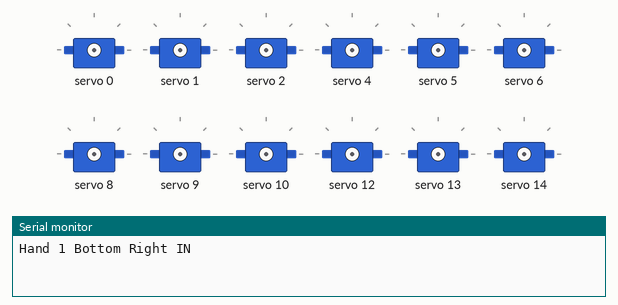
This sketch was run on a simulated Arduino Uno, built with avr-gcc and run on an emulated ATmega328P. Parts: 12 × servo, the last lines printed to the serial monitor.

Above: at 0.05 s.
At 2.4 s:
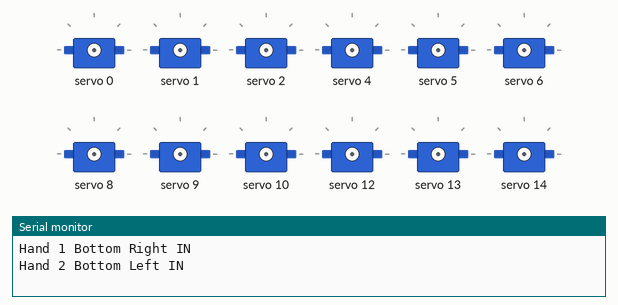
At 3.6 s:
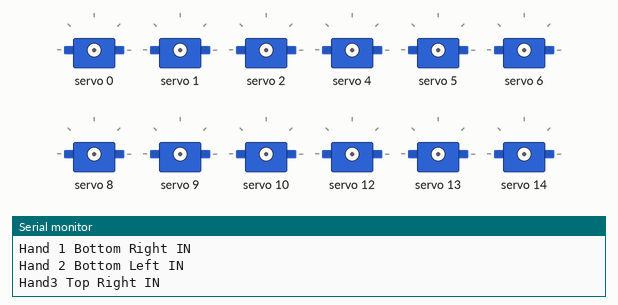
At 4.8 s:
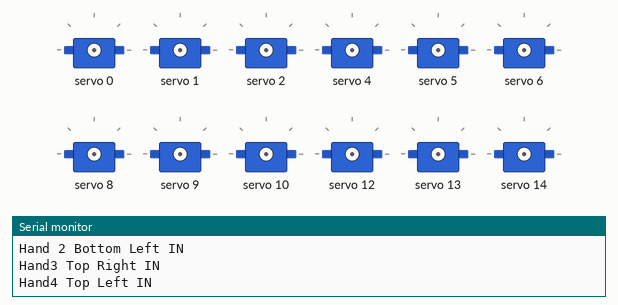
At 7.15 s:
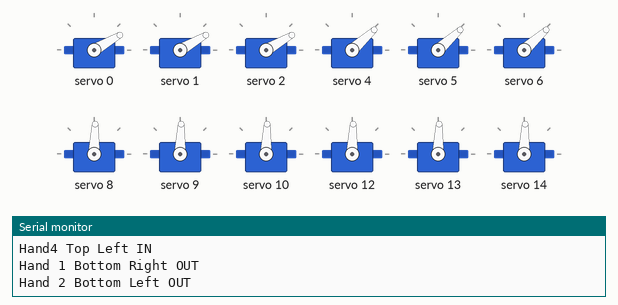
At 9.55 s:
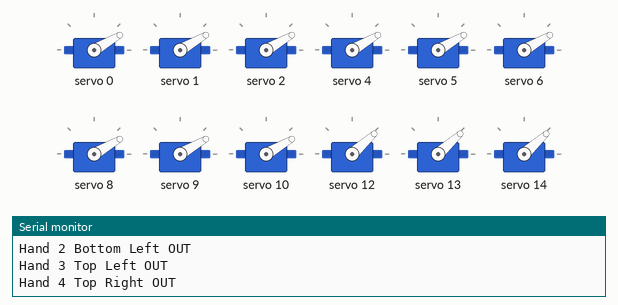
Timing chart, 0 to 13.0 s (numbered marks = the images above):
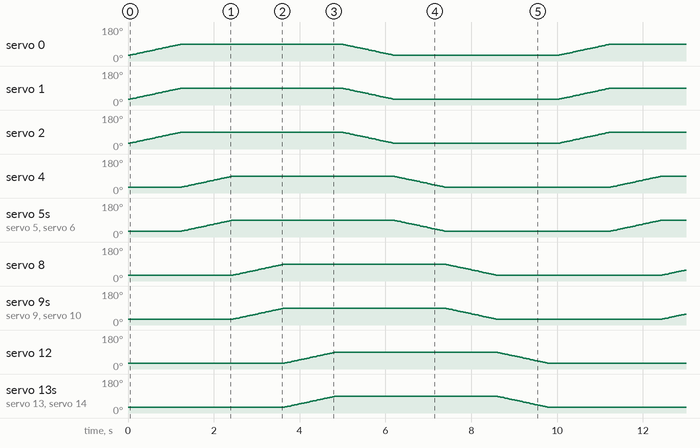

The sketch:

one_hand_at_time.ino
```cpp
#include <Wire.h>
//# include <Servo.h>
#include <Adafruit_PWMServoDriver.h>

// called this way, it uses the default address 0x40
Adafruit_PWMServoDriver pwm = Adafruit_PWMServoDriver();

#define SERVOMIN  150 // This is the 'minimum' pulse length count (out of 4096)
#define SERVOMAX  600 // This is the 'maximum' pulse length count (out of 4096)
#define USMIN  850 //850 This is the rounded 'minimum' microsecond length based on the minimum pulse of 150
#define USMAX  1450 //1650 This is the rounded 'maximum' microsecond length based on the maximum pulse of 600
#define SERVO_FREQ 50 // Analog servos run at ~50 Hz updates

// HAND ONE, HEADERS 0-3
uint8_t hand1_finger1  = 0;
uint8_t hand1_finger2  = 1;
uint8_t hand1_finger3  = 2;
//uint8_t hand1_cont = 3;

// HAND TWO, HEADERS 4-7
uint8_t hand2_finger1  = 4;
uint8_t hand2_finger2  = 5;
uint8_t hand2_finger3  = 6;
//uint8_t hand2_cont = 7;

// HAND THREE, HEADERS 8-11
uint8_t hand3_finger1  = 8;
uint8_t hand3_finger2  = 9;
uint8_t hand3_finger3  = 10;
//uint8_t hand3_cont = 11;

// HAND FOUR, HEADERS 12-15
uint8_t hand4_finger1  = 12;
uint8_t hand4_finger2  = 13;
uint8_t hand4_finger3  = 14;
//uint8_t hand4_cont = 15;

void setup() {
  Serial.begin(9600);
  pwm.begin();
  pwm.setOscillatorFrequency(27000000);
  pwm.setPWMFreq(SERVO_FREQ);  // Analog servos run at ~50 Hz updates

// CONT SERVOS - SPIN THE HANDS
// still need to figure out two spinning backwards
//  pwm.setPWM(hand1_cont, 0, 298); // 302 is the lowest speed the cont servos will spin at
//  pwm.setPWM(hand2_cont, 0, 298);
//  pwm.setPWM(hand3_cont, 0, 298);
//  pwm.setPWM(hand4_cont, 0, 298);

  delay(10);
}

void loop() {
  Serial.println("Hand 1 Bottom Right IN");
  for (uint16_t microsec = USMIN; microsec < USMAX; microsec++) {
    pwm.writeMicroseconds(hand1_finger1, microsec);
    pwm.writeMicroseconds(hand1_finger2, microsec);
    pwm.writeMicroseconds(hand1_finger3, microsec);
//    pwm.writeMicroseconds(hand4_finger1, microsec);
  }
  Serial.println("Hand 2 Bottom Left IN");
  for (uint16_t microsec = USMIN; microsec < USMAX; microsec++) {
    pwm.writeMicroseconds(hand2_finger1, microsec);
    pwm.writeMicroseconds(hand2_finger2, microsec);
    pwm.writeMicroseconds(hand2_finger3, microsec);
//        pwm.writeMicroseconds(hand4_finger2, microsec);
  }
  Serial.println("Hand3 Top Right IN");
  for (uint16_t microsec = USMIN; microsec < USMAX; microsec++) {
    pwm.writeMicroseconds(hand3_finger1, microsec);
    pwm.writeMicroseconds(hand3_finger2, microsec);
    pwm.writeMicroseconds(hand3_finger3, microsec);
//        pwm.writeMicroseconds(hand4_finger3, microsec);
  }
  Serial.println("Hand4 Top Left IN");
  for (uint16_t microsec = USMIN; microsec < USMAX; microsec++) {
    pwm.writeMicroseconds(hand4_finger1, microsec);
    pwm.writeMicroseconds(hand4_finger2, microsec);
    pwm.writeMicroseconds(hand4_finger3, microsec);
//        pwm.writeMicroseconds(hand4_finger3, microsec);
  }

delay(200);
////////////////////////////
////////////////////////////

  Serial.println("Hand 1 Bottom Right OUT");
  for (uint16_t microsec = USMAX; microsec > USMIN; microsec--) {
    pwm.writeMicroseconds(hand1_finger1, microsec);
    pwm.writeMicroseconds(hand1_finger2, microsec);
    pwm.writeMicroseconds(hand1_finger3, microsec);
//        pwm.writeMicroseconds(hand4_finger1, microsec);
  }
//
  Serial.println("Hand 2 Bottom Left OUT");
  for (uint16_t microsec = USMAX; microsec > USMIN; microsec--) {
    pwm.writeMicroseconds(hand2_finger1, microsec);
    pwm.writeMicroseconds(hand2_finger2, microsec);
    pwm.writeMicroseconds(hand2_finger3, microsec);
//        pwm.writeMicroseconds(hand4_finger2, microsec);
  }
//
  Serial.println("Hand 3 Top Left OUT");
  for (uint16_t microsec = USMAX; microsec > USMIN; microsec--) {
    pwm.writeMicroseconds(hand3_finger1, microsec);
    pwm.writeMicroseconds(hand3_finger2, microsec);
    pwm.writeMicroseconds(hand3_finger3, microsec);
//        pwm.writeMicroseconds(hand4_finger3, microsec);
  }
  Serial.println("Hand 4 Top Right OUT");
  for (uint16_t microsec = USMAX; microsec > USMIN; microsec--) {
    pwm.writeMicroseconds(hand4_finger1, microsec);
    pwm.writeMicroseconds(hand4_finger2, microsec);
    pwm.writeMicroseconds(hand4_finger3, microsec);
//        pwm.writeMicroseconds(hand4_finger3, microsec);
  }
  delay(200);
}
```
